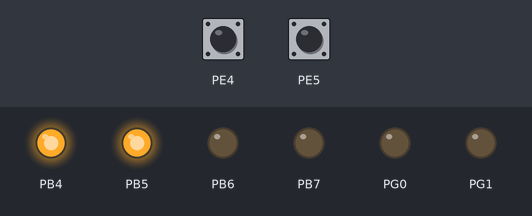
Bench run of a program on a simulated ATmega128, built with avr-gcc and emulated at 16 MHz. On the bench: output pins drawn as LEDs (lit = HIGH). The test bench sets the inputs (shaded band); at power-on: PE4 LOW, PE5 LOW.

Above: at 1.2 s.
1.3 s: PE4 pulsed HIGH 2 times (0.12 s each, 0.3 s apart)
At 2.2 s:
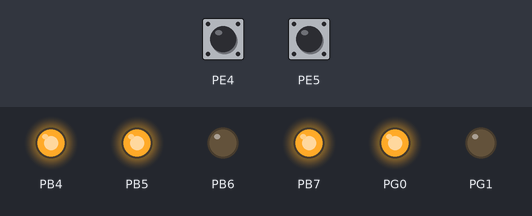
3.4 s: PE5 pulsed HIGH 2 times (0.12 s each, 0.3 s apart)
At 5.0 s:
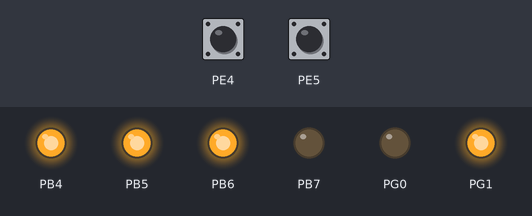
Timing chart, 0 to 6.5 s (numbered marks = the images above; inputs shaded):
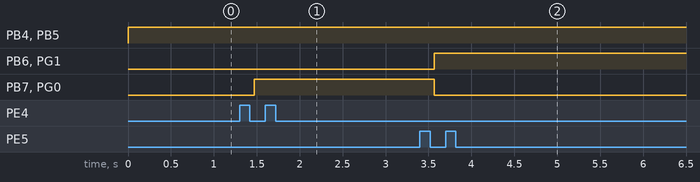

The program:

main.c
```c
#include <avr/io.h>
#include <avr/interrupt.h>
#define F_CPU 16000000UL
#include <util/delay.h>

#define MOTOR_CW 0xb0
#define MOTOR_CCW 0x70
#define MOTOR_BRAKE 0xd0
#define MOTOR_STOP 0x30

int state = MOTOR_STOP;

ISR(INT4_vect) //FORWARD
{
	_delay_ms(50);
	if((PINE & 0x10) == 0x10) return;
	EIFR |= 1<<4;
	state = MOTOR_CW;
}

ISR(INT5_vect) //REVERSE
{
	_delay_ms(50);
	if((PINE & 0x20) == 0x20) return;
	EIFR |= 1<<5;
	state = MOTOR_CCW;
}

int main(void)
{
	DDRB = 0xf0; //motor 1
	DDRE = 0x00; //Switch
	DDRG = 0x03; //LED
	EICRB = 0x0a;
	EIMSK = 0x30;
	sei();
	while(1)
	{
		if(state == MOTOR_CW) PORTG = 0x01; //정방향 LED 점등
		else if(state == MOTOR_CCW) PORTG = 0x02; //역방향 LED 점등
		else PORTC = 0x00;

		PORTB = state;
	}
}
```

Measured:
- after the input at 1.3 s, PB7, PG0: LOW → HIGH after 0.17 s
- after the input at 3.4 s, PB6, PG1: LOW → HIGH after 0.17 s; PB7, PG0: HIGH → LOW after 0.17 s
